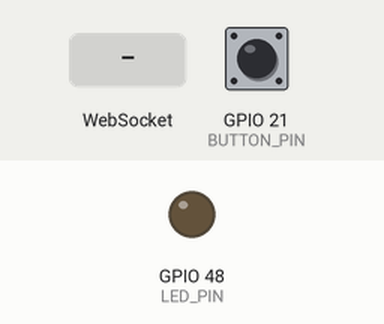
Bench run of a sketch on a simulated ESP32-S3. On the bench: output pins drawn as LEDs (lit = HIGH). Dashed ring = blinking. The test bench sets the inputs (shaded band); at power-on: GPIO 21 (BUTTON_PIN) HIGH. WiFi joins after 1.5 s; servers stay silent unless stated; I2S audio is not simulated (input reads silence); pins used as bus, display or sensor lines are not drawn; what the sketch prints to the serial monitor is not drawn.

Above: at 0.0 s.
At 5.1 s:
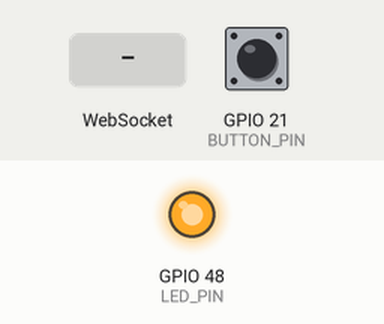
5.2 s: WebSocket text "pong" received
6.7 s: GPIO 21 (BUTTON_PIN) pulled LOW for 0.15 s
At 7.11 s:
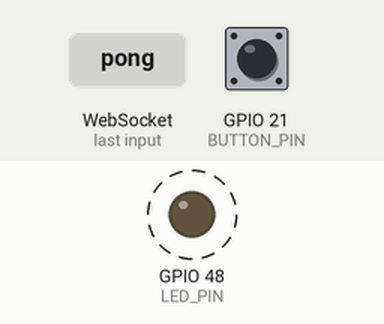
Timing chart, 0 to 15.7 s (numbered marks = the images above; inputs shaded):
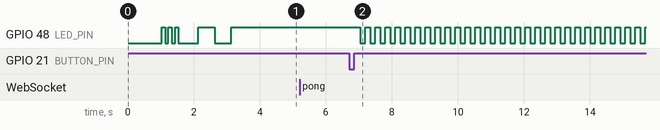

The sketch:

KidsVoiceAssistant_PCM.ino
```cpp
/*
 * Kids Voice Assistant - ESP32-S3 with PCM Audio
 *
 * Hardware:
 *   - ESP32-S3 DevKit
 *   - INMP441 I2S Microphone (with transistor power control)
 *   - MAX98357A I2S Amplifier + Speaker
 *   - Push Button
 *
 * Wiring (Custom Configuration):
 *   Microphone (INMP441):
 *     VDD  -> 3.3V (through transistor controlled by MIC_POWER_PIN)
 *     GND  -> Transistor (controlled by GPIO 2)
 *     SD   -> GPIO 6
 *     WS   -> GPIO 15
 *     SCK  -> GPIO 18
 *     L/R  -> GND
 *
 *   Speaker (MAX98357A):
 *     DIN  -> GPIO 17
 *     BCLK -> GPIO 5
 *     LRC  -> GPIO 4
 *
 *   Button -> GPIO 21
 */

#include <WiFi.h>
#include <WebSocketsClient.h>
#include <ArduinoJson.h>
#include <driver/i2s.h>

// ============ CONFIGURATION - EDIT THESE ============

// WiFi credentials
const char* WIFI_SSID = "YOUR_WIFI_SSID";
const char* WIFI_PASSWORD = "YOUR_WIFI_PASSWORD";

// WebSocket server - Use your computer's local IP address
// Find it with: ifconfig (Mac/Linux) or ipconfig (Windows)
// Example: 192.168.1.100, 192.168.0.50, 10.0.0.5, etc.
const char* WS_HOST = "192.168.1.23547";  // <-- CHANGE THIS to your computer's IP
const uint16_t WS_PORT = 8765;

// ============ PIN DEFINITIONS (YOUR WIRING) ============

#define BUTTON_PIN      21    // Physical button pin
#define MIC_POWER_PIN   2     // Transistor controlling mic GND

// I2S Ports
#define MIC_I2S_PORT    I2S_NUM_0
#define SPK_I2S_PORT    I2S_NUM_1

// Microphone pins (INMP441)
#define I2S_MIC_WS      15    // Word Select (LRCLK)
#define I2S_MIC_SCK     18    // Bit Clock
#define I2S_MIC_SD      6     // Data

// Speaker pins (MAX98357A)
#define I2S_SPK_WS      4     // Word Select (LRC)
#define I2S_SPK_SCK     5     // Bit Clock (BCLK)
#define I2S_SPK_DIN     17    // Data In

// Status LED (optional - uses built-in if available)
#define LED_PIN         48    // Built-in LED on many ESP32-S3 boards, change if needed

// ============ AUDIO SETTINGS ============

#define SAMPLE_RATE         16000
#define I2S_BUFFER_LEN      1024
#define RECORD_SECONDS      10
#define RECORD_BUFFER_SIZE  (SAMPLE_RATE * RECORD_SECONDS)

// ============ STATE MACHINE ============

enum State {
    IDLE,
    RECORDING,
    PROCESSING,
    RECEIVING_AUDIO,
    PLAYING
};

State state = IDLE;

// ============ GLOBAL VARIABLES ============

WebSocketsClient webSocket;

// Recording buffer
int16_t* recordBuffer = nullptr;
size_t recordIndex = 0;

// Playback buffer
uint8_t* playBuffer = nullptr;
size_t playBufferSize = 0;
size_t playBufferPos = 0;
size_t expectedAudioSize = 0;

// Button state
volatile bool buttonDown = false;
volatile bool buttonUp = false;
unsigned long lastButtonTime = 0;

bool connected = false;

// ============ MICROPHONE POWER CONTROL ============

void microphoneOn() {
    digitalWrite(MIC_POWER_PIN, HIGH);
    delay(50);  // Give mic time to stabilize
    Serial.println("Microphone ON");
}

void microphoneOff() {
    digitalWrite(MIC_POWER_PIN, LOW);
    Serial.println("Microphone OFF");
}

// ============ I2S SETUP ============

void setupMicI2S() {
    i2s_config_t config = {
        .mode = (i2s_mode_t)(I2S_MODE_MASTER | I2S_MODE_RX),
        .sample_rate = SAMPLE_RATE,
        .bits_per_sample = I2S_BITS_PER_SAMPLE_16BIT,
        .channel_format = I2S_CHANNEL_FMT_ONLY_LEFT,
        .communication_format = I2S_COMM_FORMAT_STAND_I2S,
        .intr_alloc_flags = ESP_INTR_FLAG_LEVEL1,
        .dma_buf_count = 8,
        .dma_buf_len = I2S_BUFFER_LEN,
        .use_apll = false,
        .tx_desc_auto_clear = false,
        .fixed_mclk = 0
    };

    i2s_pin_config_t pins = {
        .bck_io_num = I2S_MIC_SCK,
        .ws_io_num = I2S_MIC_WS,
        .data_out_num = I2S_PIN_NO_CHANGE,
        .data_in_num = I2S_MIC_SD
    };

    esp_err_t err = i2s_driver_install(MIC_I2S_PORT, &config, 0, NULL);
    if (err != ESP_OK) {
        Serial.printf("Mic I2S install failed: %d\n", err);
        return;
    }

    err = i2s_set_pin(MIC_I2S_PORT, &pins);
    if (err != ESP_OK) {
        Serial.printf("Mic I2S pin config failed: %d\n", err);
        return;
    }

    Serial.println("Microphone I2S ready");
}

void setupSpeakerI2S() {
    i2s_config_t config = {
        .mode = (i2s_mode_t)(I2S_MODE_MASTER | I2S_MODE_TX),
        .sample_rate = SAMPLE_RATE,
        .bits_per_sample = I2S_BITS_PER_SAMPLE_16BIT,
        .channel_format = I2S_CHANNEL_FMT_ONLY_LEFT,
        .communication_format = I2S_COMM_FORMAT_STAND_I2S,
        .intr_alloc_flags = ESP_INTR_FLAG_LEVEL1,
        .dma_buf_count = 8,
        .dma_buf_len = 1024,
        .use_apll = false,
        .tx_desc_auto_clear = true,
        .fixed_mclk = 0
    };

    i2s_pin_config_t pins = {
        .bck_io_num = I2S_SPK_SCK,
        .ws_io_num = I2S_SPK_WS,
        .data_out_num = I2S_SPK_DIN,
        .data_in_num = I2S_PIN_NO_CHANGE
    };

    esp_err_t err = i2s_driver_install(SPK_I2S_PORT, &config, 0, NULL);
    if (err != ESP_OK) {
        Serial.printf("Speaker I2S install failed: %d\n", err);
        return;
    }

    err = i2s_set_pin(SPK_I2S_PORT, &pins);
    if (err != ESP_OK) {
        Serial.printf("Speaker I2S pin config failed: %d\n", err);
        return;
    }

    Serial.println("Speaker I2S ready");
}

// ============ WIFI ============

void setupWiFi() {
    Serial.print("Connecting to WiFi");
    WiFi.mode(WIFI_STA);
    WiFi.begin(WIFI_SSID, WIFI_PASSWORD);

    int attempts = 0;
    while (WiFi.status() != WL_CONNECTED && attempts < 40) {
        delay(500);
        Serial.print(".");
        digitalWrite(LED_PIN, !digitalRead(LED_PIN));
        attempts++;
    }

    if (WiFi.status() == WL_CONNECTED) {
        Serial.println("\n✓ WiFi connected!");
        Serial.print("  IP: ");
        Serial.println(WiFi.localIP());
        Serial.print("  Gateway: ");
        Serial.println(WiFi.gatewayIP());
        digitalWrite(LED_PIN, HIGH);
    } else {
        Serial.println("\n✗ WiFi connection failed!");
        Serial.println("  Check SSID and password");
        digitalWrite(LED_PIN, LOW);
    }
}

// ============ WEBSOCKET ============

void onWebSocketEvent(WStype_t type, uint8_t* payload, size_t length) {
    switch (type) {
        case WStype_DISCONNECTED:
            Serial.println("WebSocket disconnected");
            connected = false;
            break;

        case WStype_CONNECTED:
            Serial.println("WebSocket connected!");
            connected = true;
            webSocket.sendTXT("{\"type\":\"ping\"}");
            break;

        case WStype_TEXT: {
            StaticJsonDocument<512> doc;
            if (deserializeJson(doc, payload)) {
                Serial.println("JSON parse error");
                return;
            }

            const char* msgType = doc["type"];

            if (strcmp(msgType, "pong") == 0) {
                Serial.println("Server ready");
            }
            else if (strcmp(msgType, "recording_started") == 0) {
                Serial.println("Recording started...");
            }
            else if (strcmp(msgType, "processing") == 0) {
                const char* step = doc["step"];
                Serial.printf("Processing: %s\n", step);
            }
            else if (strcmp(msgType, "transcript") == 0) {
                Serial.printf("You said: \"%s\"\n", (const char*)doc["text"]);
            }
            else if (strcmp(msgType, "response") == 0) {
                Serial.printf("Luna says: \"%s\"\n", (const char*)doc["text"]);
            }
            else if (strcmp(msgType, "audio_start") == 0) {
                expectedAudioSize = doc["length"];
                Serial.printf("Receiving audio: %d bytes\n", expectedAudioSize);

                // Allocate playback buffer
                if (playBuffer) {
                    free(playBuffer);
                }
                playBuffer = (uint8_t*)malloc(expectedAudioSize);
                if (!playBuffer) {
                    Serial.println("Failed to allocate playback buffer!");
                    state = IDLE;
                    return;
                }
                playBufferSize = 0;
                playBufferPos = 0;
                state = RECEIVING_AUDIO;
            }
            else if (strcmp(msgType, "audio_end") == 0) {
                Serial.printf("Audio complete: %d bytes received\n", playBufferSize);
                state = PLAYING;
                playAudio();
            }
            else if (strcmp(msgType, "error") == 0) {
                Serial.printf("Error: %s\n", (const char*)doc["message"]);
                state = IDLE;
                digitalWrite(LED_PIN, LOW);
            }
            break;
        }

        case WStype_BIN:
            // Receive audio chunk
            if (state == RECEIVING_AUDIO && playBuffer) {
                if (playBufferSize + length <= expectedAudioSize) {
                    memcpy(playBuffer + playBufferSize, payload, length);
                    playBufferSize += length;
                }
            }
            break;

        case WStype_ERROR:
            Serial.println("WebSocket error");
            break;

        case WStype_PING:
        case WStype_PONG:
            break;
    }
}

void setupWebSocket() {
    webSocket.begin(WS_HOST, WS_PORT, "/");
    webSocket.onEvent(onWebSocketEvent);
    webSocket.setReconnectInterval(3000);

    Serial.println("\nWebSocket Setup:");
    Serial.printf("  Connecting to: ws://%s:%d\n", WS_HOST, WS_PORT);
    Serial.println("  Make sure the backend server is running!");
}

// ============ AUDIO FUNCTIONS ============

void startRecording() {
    if (!connected) {
        Serial.println("Not connected to server!");
        return;
    }
    if (state != IDLE) {
        Serial.println("Already busy!");
        return;
    }

    Serial.println("\n>>> Starting recording...");

    // Turn on microphone
    microphoneOn();

    // Clear buffer
    recordIndex = 0;
    memset(recordBuffer, 0, RECORD_BUFFER_SIZE * sizeof(int16_t));

    // Clear any stale data from I2S buffer
    i2s_zero_dma_buffer(MIC_I2S_PORT);

    state = RECORDING;
    digitalWrite(LED_PIN, HIGH);

    // Notify server
    webSocket.sendTXT("{\"type\":\"start_recording\"}");
}

void stopRecording() {
    if (state != RECORDING) return;

    Serial.println(">>> Stopping recording...");

    // Turn off microphone
    microphoneOff();

    state = PROCESSING;
    digitalWrite(LED_PIN, LOW);

    // Send recorded audio
    if (recordIndex > 0) {
        Serial.printf("Sending %d samples (%d bytes)\n", recordIndex, recordIndex * 2);

        size_t totalBytes = recordIndex * sizeof(int16_t);
        uint8_t* ptr = (uint8_t*)recordBuffer;
        size_t chunkSize = 4096;

        for (size_t i = 0; i < totalBytes; i += chunkSize) {
            size_t thisChunk = min(chunkSize, totalBytes - i);
            webSocket.sendBIN(ptr + i, thisChunk);
            delay(5);  // Small delay between chunks
        }

        Serial.println("Audio sent!");
    } else {
        Serial.println("No audio recorded!");
    }

    // Tell server we're done recording
    webSocket.sendTXT("{\"type\":\"stop_recording\"}");
}

void recordAudio() {
    if (state != RECORDING) return;

    int16_t buffer[512];
    size_t bytesRead;

    esp_err_t err = i2s_read(MIC_I2S_PORT, buffer, sizeof(buffer), &bytesRead, 100);

    if (err == ESP_OK && bytesRead > 0) {
        size_t samplesRead = bytesRead / sizeof(int16_t);

        for (size_t i = 0; i < samplesRead && recordIndex < RECORD_BUFFER_SIZE; i++) {
            // Apply gain (microphone might be quiet)
            int32_t sample = buffer[i] * 4;
            sample = constrain(sample, -32768, 32767);
            recordBuffer[recordIndex++] = (int16_t)sample;
        }
    }
}

void playAudio() {
    if (!playBuffer || playBufferSize == 0) {
        Serial.println("No audio to play");
        state = IDLE;
        return;
    }

    Serial.printf("Playing %d bytes of audio...\n", playBufferSize);
    digitalWrite(LED_PIN, HIGH);

    size_t bytesWritten;
    esp_err_t err = i2s_write(SPK_I2S_PORT, playBuffer, playBufferSize, &bytesWritten, portMAX_DELAY);

    if (err == ESP_OK) {
        Serial.printf("Played %d bytes successfully\n", bytesWritten);
    } else {
        Serial.printf("Playback error: %d\n", err);
    }

    // Cleanup
    free(playBuffer);
    playBuffer = nullptr;
    playBufferSize = 0;

    state = IDLE;
    digitalWrite(LED_PIN, LOW);
    Serial.println("\n>>> Ready for next command!\n");
}

void playBeep(int freq, int durationMs) {
    int numSamples = (SAMPLE_RATE * durationMs) / 1000;
    int16_t* buf = (int16_t*)malloc(numSamples * sizeof(int16_t));
    if (!buf) return;

    for (int i = 0; i < numSamples; i++) {
        float t = (float)i / SAMPLE_RATE;
        buf[i] = (int16_t)(12000 * sin(2.0 * PI * freq * t));
    }

    size_t written;
    i2s_write(SPK_I2S_PORT, buf, numSamples * sizeof(int16_t), &written, portMAX_DELAY);
    free(buf);
}

// ============ BUTTON HANDLING ============

void IRAM_ATTR buttonISR() {
    unsigned long now = millis();
    if (now - lastButtonTime > 50) {  // Debounce
        if (digitalRead(BUTTON_PIN) == LOW) {
            buttonDown = true;
        } else {
            buttonUp = true;
        }
        lastButtonTime = now;
    }
}

void handleButton() {
    if (buttonDown) {
        buttonDown = false;
        if (state == IDLE && connected) {
            startRecording();
        }
    }

    if (buttonUp) {
        buttonUp = false;
        if (state == RECORDING) {
            stopRecording();
        }
    }
}

// ============ SETUP ============

void setup() {
    Serial.begin(115200);
    delay(1000);

    Serial.println("\n");
    Serial.println("╔═══════════════════════════════════════╗");
    Serial.println("║     Kids Voice Assistant - Luna       ║");
    Serial.println("║        ESP32-S3 + PCM Audio           ║");
    Serial.println("╚═══════════════════════════════════════╝\n");

    // Setup pins
    pinMode(LED_PIN, OUTPUT);
    pinMode(BUTTON_PIN, INPUT_PULLUP);
    pinMode(MIC_POWER_PIN, OUTPUT);

    // Start with microphone off
    microphoneOff();

    // Startup blink
    for (int i = 0; i < 3; i++) {
        digitalWrite(LED_PIN, HIGH);
        delay(100);
        digitalWrite(LED_PIN, LOW);
        delay(100);
    }

    // Allocate recording buffer (~320KB for 10 seconds)
    Serial.print("Allocating audio buffer... ");
    recordBuffer = (int16_t*)malloc(RECORD_BUFFER_SIZE * sizeof(int16_t));
    if (!recordBuffer) {
        Serial.println("FAILED!");
        Serial.println("Not enough memory. Try reducing RECORD_SECONDS.");
        while (1) { delay(1000); }
    }
    Serial.printf("OK (%d KB)\n", (RECORD_BUFFER_SIZE * 2) / 1024);

    // Setup I2S
    Serial.println("\nInitializing I2S...");
    setupMicI2S();
    setupSpeakerI2S();

    // Setup WiFi
    Serial.println("\nConnecting to WiFi...");
    setupWiFi();

    // Setup WebSocket
    setupWebSocket();

    // Attach button interrupt
    attachInterrupt(digitalPinToInterrupt(BUTTON_PIN), buttonISR, CHANGE);

    // Ready beep
    delay(500);
    playBeep(800, 100);
    delay(80);
    playBeep(1200, 150);

    Serial.println("\n════════════════════════════════════════");
    Serial.println("  READY! Press and hold button to speak");
    Serial.println("════════════════════════════════════════\n");
}

// ============ MAIN LOOP ============

void loop() {
    // Handle WebSocket events
    webSocket.loop();

    // Handle button presses
    handleButton();

    // Record audio while button is held
    if (state == RECORDING) {
        recordAudio();
    }

    // Blink LED during processing
    static unsigned long lastBlink = 0;
    if (state == PROCESSING || state == RECEIVING_AUDIO) {
        if (millis() - lastBlink > 150) {
            digitalWrite(LED_PIN, !digitalRead(LED_PIN));
            lastBlink = millis();
        }
    }

    // WiFi reconnection check
    static unsigned long lastWiFiCheck = 0;
    if (millis() - lastWiFiCheck > 10000) {
        if (WiFi.status() != WL_CONNECTED) {
            Serial.println("WiFi lost, reconnecting...");
            WiFi.reconnect();
        }
        lastWiFiCheck = millis();
    }

    // Periodic connection status
    static unsigned long lastStatus = 0;
    if (millis() - lastStatus > 30000) {
        if (connected) {
            Serial.println("[Status] Connected and ready");
        } else {
            Serial.println("[Status] Disconnected - trying to reconnect...");
        }
        lastStatus = millis();
    }
}
```

Measured:
- after the input at 5.2 s, every drawn part: stays the same
- after the input at 6.7 s, GPIO 48 (LED_PIN): alternates HIGH for 0.15 s and LOW for 0.15 s, starting after 0.34 s
